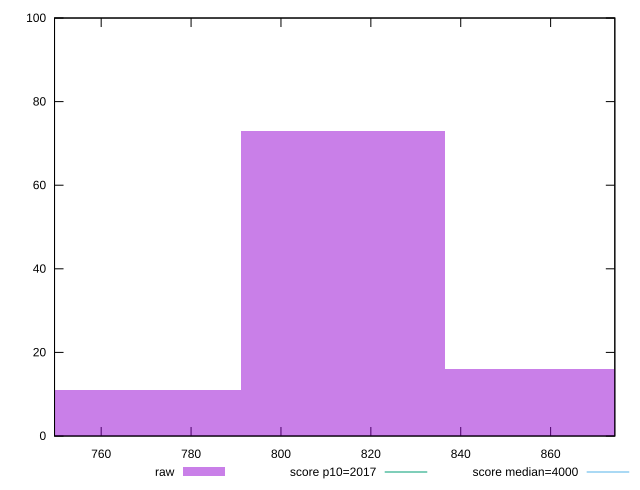

Source code (gnuplot):
reset

$raw <<EOF
768.6093366995678 11
813.8216506230718 73
859.0339645465758 16
EOF

set key outside below
set boxwidth 45.21231392350399
set xrange [749.6200000000006:874.2839999999998]
set yrange [0:100]
set trange [0:100]
set style fill transparent solid 0.5 noborder

set parametric
set terminal svg size 640, 490 enhanced background rgb 'white'
set output "reports/report_00031_2021-02-24T23-18-18.084Z/mainthread-work-breakdown/samples/agenda/raw/histogram.svg"

plot $raw title "raw" with boxes, \
     2017,t title "score p10=2017", \
     4000,t title "score median=4000"

reset
